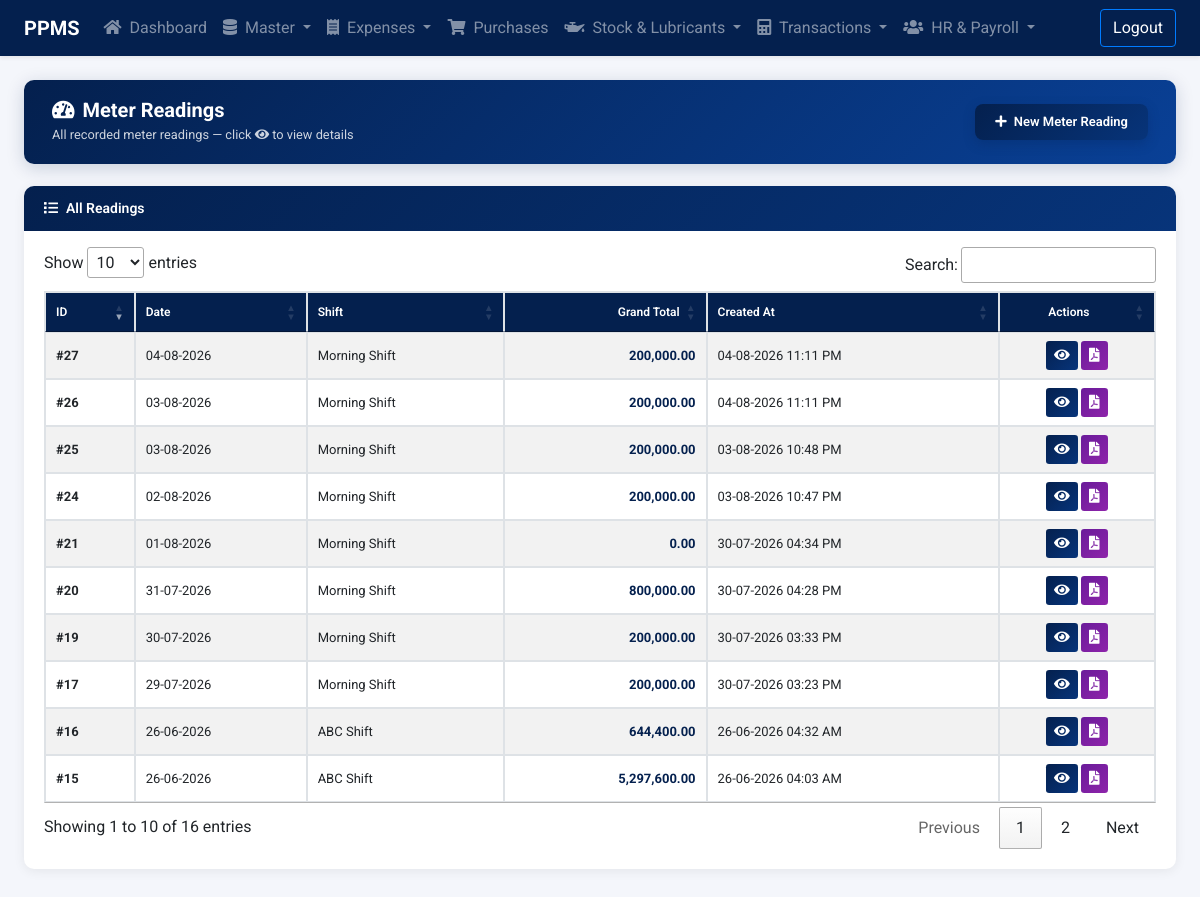
Page /meter-readings/meter-reading-list.php (signed in) on the committed database.
### tables this page shows
CREATE TABLE `tbl_meter_readings` (
  `id` int(11) NOT NULL,
  `date` date NOT NULL,
  `shift_id` int(11) NOT NULL,
  `payment_type` enum('Cash','Credit','Online') NOT NULL DEFAULT 'Cash',
  `grand_total` decimal(12,2) NOT NULL DEFAULT 0.00,
  `created_at` datetime NOT NULL DEFAULT current_timestamp(),
  `updated_at` datetime NOT NULL DEFAULT current_timestamp() ON UPDATE current_timestamp(),
  `deleted_at` datetime DEFAULT NULL,
  `remarks` varchar(512) DEFAULT NULL
);

CREATE TABLE `tbl_shifts` (
  `id` int(11) NOT NULL,
  `name` varchar(128) NOT NULL,
  `start_time` time NOT NULL,
  `end_time` time NOT NULL,
  `status` enum('Active','Inactive') NOT NULL DEFAULT 'Active',
  `deleted_at` datetime DEFAULT NULL
);

### include/permissions.php (called while the page is built, shortened)
<?php
require_once __DIR__ . '/config.php';
function has_permission($module_slug, $action) {
    global $connection;
    $user_id = intval($_SESSION['loggedInUser']);
    $user_res = mysqli_query($connection, "SELECT type, role_id FROM tbl_accounts WHERE id = '$user_id' LIMIT 1");
    if (!$user_res || !($user = mysqli_fetch_assoc($user_res))) {
        return false;
    }
    if (strtolower(trim($user['type'] ?? '')) === 'admin') {
        return true;
    }
    return false;
}
?>

### meter-readings/meter-reading-list.php (the view, shortened to what this page needs)
<?php
require '../include/config.php';
require '../include/permissions.php';
$sql_active = "SELECT mr.*, sh.name AS shift_name
               FROM tbl_meter_readings mr
               LEFT JOIN tbl_shifts sh ON mr.shift_id = sh.id
               WHERE mr.deleted_at IS NULL
               ORDER BY mr.id DESC";
$result_active = mysqli_query($connection, $sql_active);
?>
<!DOCTYPE html>
<html lang="en">
<head>
    <link rel="stylesheet" href="https://stackpath.bootstrapcdn.com/bootstrap/4.3.1/css/bootstrap.min.css">
    <link rel="stylesheet" href="https://cdnjs.cloudflare.com/ajax/libs/font-awesome/5.11.2/css/all.min.css">
    <link rel="stylesheet" href="https://cdn.datatables.net/1.10.20/css/jquery.dataTables.min.css">
    <link rel="stylesheet" href="../include/style.css?v=1.0.1">
</head>
<body>
<?php include('../include/navbar.php'); ?>
<main class="main">
<div class="container-fluid pt-4 pb-5 px-4">
    <div class="page-header">
        <div>
            <h4><i class="fas fa-tachometer-alt mr-2"></i>Meter Readings</h4>
            <small style="opacity:.8;">All recorded meter readings — click <i class="fas fa-eye"></i> to view details</small>
        </div>
        <?php if (has_permission('meter_readings', 'add')): ?>
        <a href="add-meter-reading.php" class="btn-new btn">
            <i class="fas fa-plus mr-1"></i> New Meter Reading
        </a>
        <?php endif; ?>
    </div>
    <div class="list-card">
        <div class="list-card-title">
            <i class="fas fa-list mr-2"></i>All Readings
        </div>
        <div class="table-responsive" style="padding:0;">
        <table id="meterReadingTable" class="table table-bordered table-striped" style="width:100%;">
                <thead>
                    <tr>
                        <th>ID</th>
                        <th>Date</th>
                        <th>Shift</th>
                        <th style="text-align:right;">Grand Total</th>
                        <th>Created At</th>
                        <th style="text-align:center;">Actions</th>
                    </tr>
                </thead>
                <tbody>
                <?php if ($result_active && mysqli_num_rows($result_active) > 0):
                    while ($row = mysqli_fetch_assoc($result_active)):
                ?>
                <tr>
                    <td data-order="<?php echo $row['id']; ?>"><strong>#<?php echo $row['id']; ?></strong></td>
                    <td data-order="<?php echo strtotime($row['date']); ?>"><?php echo date('d-m-Y', strtotime($row['date'])); ?></td>
                    <td><?php echo htmlspecialchars($row['shift_name'] ?? 'N/A'); ?></td>
                    <td style="text-align:right;font-weight:700;color: var(--primary-color);" data-order="<?php echo $row['grand_total']; ?>">
                        <?php echo number_format($row['grand_total'], 2); ?>
                    </td>
                    <td data-order="<?php echo strtotime($row['created_at']); ?>"><?php echo date('d-m-Y h:i A', strtotime($row['created_at'])); ?></td>
                    <td style="text-align:center;">
                        <a href="view-meter-reading.php?id=<?php echo $row['id']; ?>"
                           class="btn btn-sm btn-info" title="View" style="background: var(--primary-gradient); border: none;">
                            <i class="fas fa-eye"></i>
                        </a>
                        <a href="generate-pdf-meter-reading.php?id=<?php echo $row['id']; ?>" target="_blank"
                           class="btn btn-sm btn-secondary" title="Generate PDF"
                           style="background:linear-gradient(135deg,#6a1b9a,#8e24aa);border:none;color:#fff;">
                            <i class="fas fa-file-pdf"></i>
                        </a>
                    </td>
                </tr>
                <?php endwhile; else: ?>
                <tr><td colspan="6" class="text-center text-muted py-4">No active meter readings. <a href="add-meter-reading.php">Create one now.</a></td></tr>
                <?php endif; ?>
                </tbody>
            </table>
        </div>
    </div>
</div>
</main>
</body>
</html>

### include/style.css (style rules this page uses)
:root { --primary-color: #04204e; --primary-hover: #07347a; --primary-light: #e6f0fa; --primary-gradient: linear-gradient(135deg, var(--primary-color) 0%, #07347a 100%); --gradient-header: linear-gradient(135deg, var(--primary-color) 0%, #094096 100%); }
table thead th, .table thead th { background-color: #04204e !important; color: #fff !important; }

### meter-readings/meter-reading-list.php (style rules this page uses)
body { background:#f4f6fb; font-family:'Roboto',sans-serif; }
.page-header { background: var(--gradient-header); color:#fff; padding:18px 28px; border-radius:10px; margin-bottom:22px; display:flex; align-items:center; justify-content:space-between; box-shadow:0 4px 18px rgba(4,32,78,0.18); }
.page-header h4 { margin:0; font-weight:700; font-size:1.25rem; }
.list-card { background:#fff; border-radius:10px; box-shadow:0 2px 12px rgba(0,0,0,0.07); overflow:hidden; }
.list-card-title { background: var(--primary-gradient); color:#fff; padding:12px 20px; font-weight:600; font-size:14px; }
#meterReadingTable thead th { background: var(--primary-color) !important; color:#fff; font-size:12px; font-weight:600; }
#meterReadingTable tbody tr { transition:background .15s; }
#meterReadingTable td { vertical-align:middle; font-size:13px; }
.btn-new { background: var(--primary-gradient); border:none; color:#fff; font-weight:600; padding:8px 20px; border-radius:8px; font-size:13px; box-shadow:0 4px 12px rgba(4,32,78,0.25); transition:all .2s; }

### rows in the picture
tbl_meter_readings: id "27", date "04-08-2026", shift.name "Morning Shift", grand_total "200,000.00", created_at "04-08-2026 11:11 PM"
tbl_meter_readings: id "26", date "03-08-2026", shift.name "Morning Shift", grand_total "200,000.00", created_at "04-08-2026 11:11 PM"
tbl_meter_readings: id "25", date "03-08-2026", shift.name "Morning Shift", grand_total "200,000.00", created_at "03-08-2026 10:48 PM"
tbl_meter_readings: id "24", date "02-08-2026", shift.name "Morning Shift", grand_total "200,000.00", created_at "03-08-2026 10:47 PM"
tbl_meter_readings: id "21", date "01-08-2026", shift.name "Morning Shift", grand_total "0.00", created_at "30-07-2026 04:34 PM"
tbl_meter_readings: id "20", date "31-07-2026", shift.name "Morning Shift", grand_total "800,000.00", created_at "30-07-2026 04:28 PM"
tbl_meter_readings: id "19", date "30-07-2026", shift.name "Morning Shift", grand_total "200,000.00", created_at "30-07-2026 03:33 PM"
tbl_meter_readings: id "17", date "29-07-2026", shift.name "Morning Shift", grand_total "200,000.00", created_at "30-07-2026 03:23 PM"
tbl_meter_readings: id "16", date "26-06-2026", shift.name "ABC Shift", grand_total "644,400.00", created_at "26-06-2026 04:32 AM"
tbl_meter_readings: id "15", date "26-06-2026", shift.name "ABC Shift", grand_total "5,297,600.00", created_at "26-06-2026 04:03 AM"
